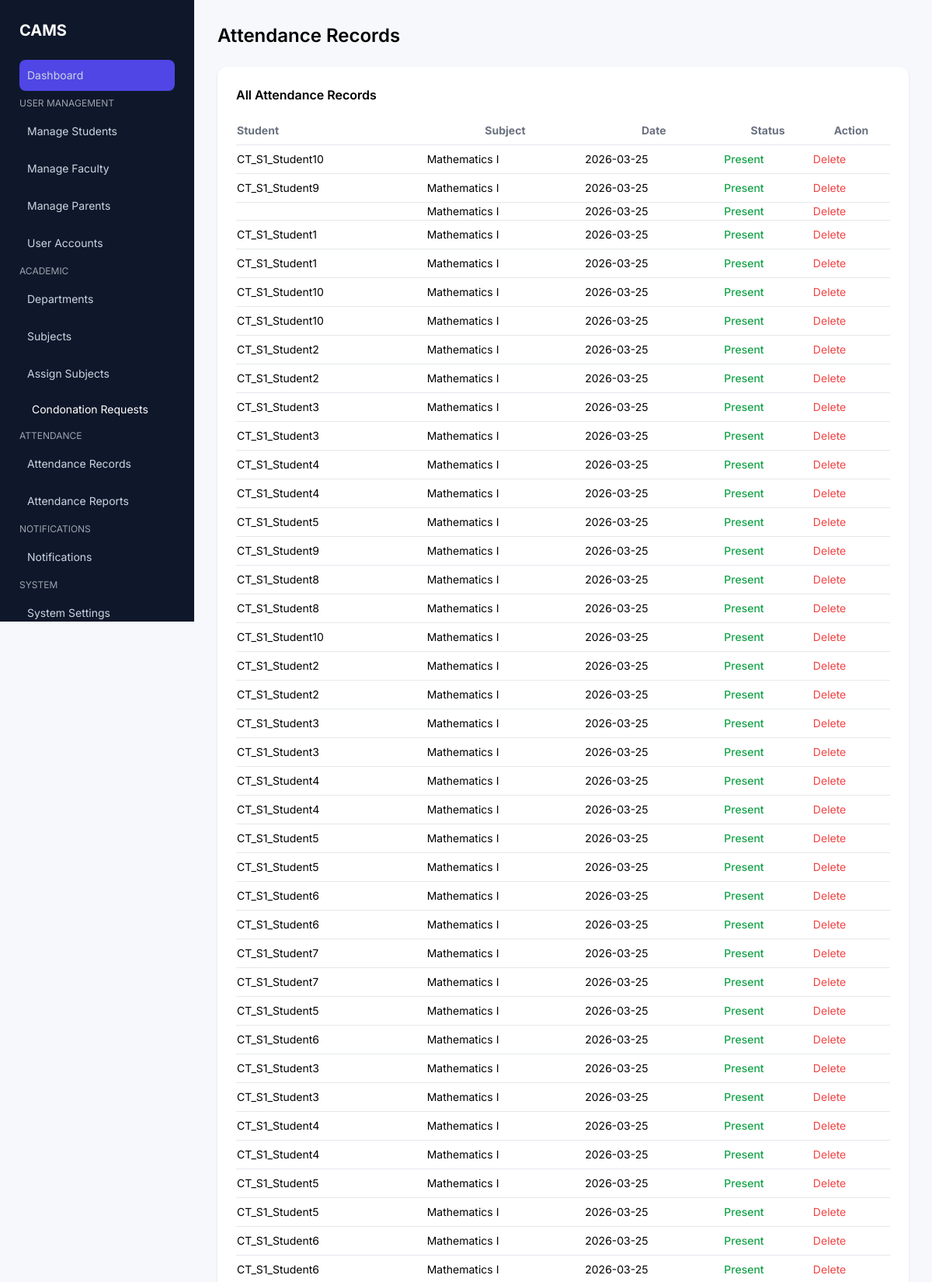
The page /admin/attendance_records.php (upper part) on the database its author committed.
### tables this page shows
CREATE TABLE `attendance` (
  `attendance_id` int(11) NOT NULL,
  `student_id` int(11) DEFAULT NULL,
  `subject_id` int(11) DEFAULT NULL,
  `faculty_id` int(11) DEFAULT NULL,
  `date` date DEFAULT NULL,
  `status` enum('present','absent','late') DEFAULT 'present',
  `period` int(11) DEFAULT NULL
);

CREATE TABLE `students` (
  `student_id` int(11) NOT NULL,
  `user_id` int(11) DEFAULT NULL,
  `name` varchar(100) DEFAULT NULL,
  `email` varchar(100) DEFAULT NULL,
  `phone` varchar(20) DEFAULT NULL,
  `department_id` int(11) DEFAULT NULL,
  `course_id` int(11) DEFAULT NULL,
  `semester` int(11) DEFAULT NULL,
  `admission_no` varchar(50) DEFAULT NULL,
  `photo` varchar(255) DEFAULT NULL,
  `address` text DEFAULT NULL
);

CREATE TABLE `subjects` (
  `subject_id` int(11) NOT NULL,
  `subject_code` varchar(20) DEFAULT NULL,
  `subject_name` varchar(100) DEFAULT NULL,
  `department_id` int(11) DEFAULT NULL,
  `semester` int(11) DEFAULT NULL
);

### admin/attendance_records.php (the view, shortened to what this page needs)
<?php
include "../config/db.php";
$result = mysqli_query($conn,"
SELECT attendance.*,
students.name AS student_name,
subjects.subject_name
FROM attendance
LEFT JOIN students
ON attendance.student_id = students.student_id
LEFT JOIN subjects
ON attendance.subject_id = subjects.subject_id
ORDER BY attendance.date DESC
");
?>
<!DOCTYPE html>
<html>
<head>
<script src="https://cdn.tailwindcss.com"></script>
</head>
<body>
<?php include "layout/sidebar.php"; ?>
<div class="main">
<h2 class="text-2xl font-semibold mb-6">
Attendance Records
</h2>
<div class="bg-white p-6 rounded-xl shadow card">
<h3 class="font-semibold mb-4">
All Attendance Records
</h3>
<table class="w-full text-sm">
<thead class="border-b text-gray-500">
<tr>
<th class="py-2 text-left">Student</th>
<th>Subject</th>
<th>Date</th>
<th>Status</th>
<th>Action</th>
</tr>
</thead>
<tbody>
<?php while($row = mysqli_fetch_assoc($result)){ ?>
<tr class="border-b hover:bg-gray-50">
<td class="py-2">
<?php echo $row['student_name']; ?>
</td>
<td>
<?php echo $row['subject_name']; ?>
</td>
<td>
<?php echo $row['date']; ?>
</td>
<td>
<?php if(strtolower(trim($row['status']))=="present"){ ?>
<span class="text-green-600 font-medium">
Present
</span>
<?php } else { ?>
<span class="text-red-500 font-medium">
Absent
</span>
<?php } ?>
</td>
<td>
<a
href="?delete=<?php echo $row['attendance_id']; ?>"
class="text-red-500 hover:underline"
onclick="return confirm('Delete this record?')">
Delete
</a>
</td>
</tr>
<?php } ?>
</tbody>
</table>
</div>
</div>
</body>
</html>

### admin/attendance_records.php (style rules this page uses)
body { font-family:'Inter',sans-serif; background:#f6f8fc; }
.main { margin-left:250px; padding:30px; }
.card { transition:0.3s; }

### rows shown on the page
attendance: student.name "CT_S1_Student10", subject.subject_name "Mathematics I", date "2026-03-25", status "Present"
attendance: student.name "CT_S1_Student9", subject.subject_name "Mathematics I", date "2026-03-25", status "Present"
attendance: subject.subject_name "Mathematics I", date "2026-03-25", status "Present"
attendance: student.name "CT_S1_Student1", subject.subject_name "Mathematics I", date "2026-03-25", status "Present"
attendance: student.name "CT_S1_Student1", subject.subject_name "Mathematics I", date "2026-03-25", status "Present"
attendance: student.name "CT_S1_Student10", subject.subject_name "Mathematics I", date "2026-03-25", status "Present"
attendance: student.name "CT_S1_Student10", subject.subject_name "Mathematics I", date "2026-03-25", status "Present"
attendance: student.name "CT_S1_Student2", subject.subject_name "Mathematics I", date "2026-03-25", status "Present"
attendance: student.name "CT_S1_Student2", subject.subject_name "Mathematics I", date "2026-03-25", status "Present"
attendance: student.name "CT_S1_Student3", subject.subject_name "Mathematics I", date "2026-03-25", status "Present"
attendance: student.name "CT_S1_Student3", subject.subject_name "Mathematics I", date "2026-03-25", status "Present"
attendance: student.name "CT_S1_Student4", subject.subject_name "Mathematics I", date "2026-03-25", status "Present"
attendance: student.name "CT_S1_Student4", subject.subject_name "Mathematics I", date "2026-03-25", status "Present"
attendance: student.name "CT_S1_Student5", subject.subject_name "Mathematics I", date "2026-03-25", status "Present"
attendance: student.name "CT_S1_Student9", subject.subject_name "Mathematics I", date "2026-03-25", status "Present"
attendance: student.name "CT_S1_Student8", subject.subject_name "Mathematics I", date "2026-03-25", status "Present"
attendance: student.name "CT_S1_Student8", subject.subject_name "Mathematics I", date "2026-03-25", status "Present"
attendance: student.name "CT_S1_Student10", subject.subject_name "Mathematics I", date "2026-03-25", status "Present"
attendance: student.name "CT_S1_Student2", subject.subject_name "Mathematics I", date "2026-03-25", status "Present"
attendance: student.name "CT_S1_Student2", subject.subject_name "Mathematics I", date "2026-03-25", status "Present"
attendance: student.name "CT_S1_Student3", subject.subject_name "Mathematics I", date "2026-03-25", status "Present"
attendance: student.name "CT_S1_Student3", subject.subject_name "Mathematics I", date "2026-03-25", status "Present"
attendance: student.name "CT_S1_Student4", subject.subject_name "Mathematics I", date "2026-03-25", status "Present"
attendance: student.name "CT_S1_Student4", subject.subject_name "Mathematics I", date "2026-03-25", status "Present"
attendance: student.name "CT_S1_Student5", subject.subject_name "Mathematics I", date "2026-03-25", status "Present"
attendance: student.name "CT_S1_Student5", subject.subject_name "Mathematics I", date "2026-03-25", status "Present"
attendance: student.name "CT_S1_Student6", subject.subject_name "Mathematics I", date "2026-03-25", status "Present"
attendance: student.name "CT_S1_Student6", subject.subject_name "Mathematics I", date "2026-03-25", status "Present"
attendance: student.name "CT_S1_Student7", subject.subject_name "Mathematics I", date "2026-03-25", status "Present"
attendance: student.name "CT_S1_Student7", subject.subject_name "Mathematics I", date "2026-03-25", status "Present"
attendance: student.name "CT_S1_Student5", subject.subject_name "Mathematics I", date "2026-03-25", status "Present"
attendance: student.name "CT_S1_Student6", subject.subject_name "Mathematics I", date "2026-03-25", status "Present"
attendance: student.name "CT_S1_Student3", subject.subject_name "Mathematics I", date "2026-03-25", status "Present"
attendance: student.name "CT_S1_Student3", subject.subject_name "Mathematics I", date "2026-03-25", status "Present"
attendance: student.name "CT_S1_Student4", subject.subject_name "Mathematics I", date "2026-03-25", status "Present"
attendance: student.name "CT_S1_Student4", subject.subject_name "Mathematics I", date "2026-03-25", status "Present"
attendance: student.name "CT_S1_Student5", subject.subject_name "Mathematics I", date "2026-03-25", status "Present"
attendance: student.name "CT_S1_Student5", subject.subject_name "Mathematics I", date "2026-03-25", status "Present"
attendance: student.name "CT_S1_Student6", subject.subject_name "Mathematics I", date "2026-03-25", status "Present"
attendance: student.name "CT_S1_Student6", subject.subject_name "Mathematics I", date "2026-03-25", status "Present"
